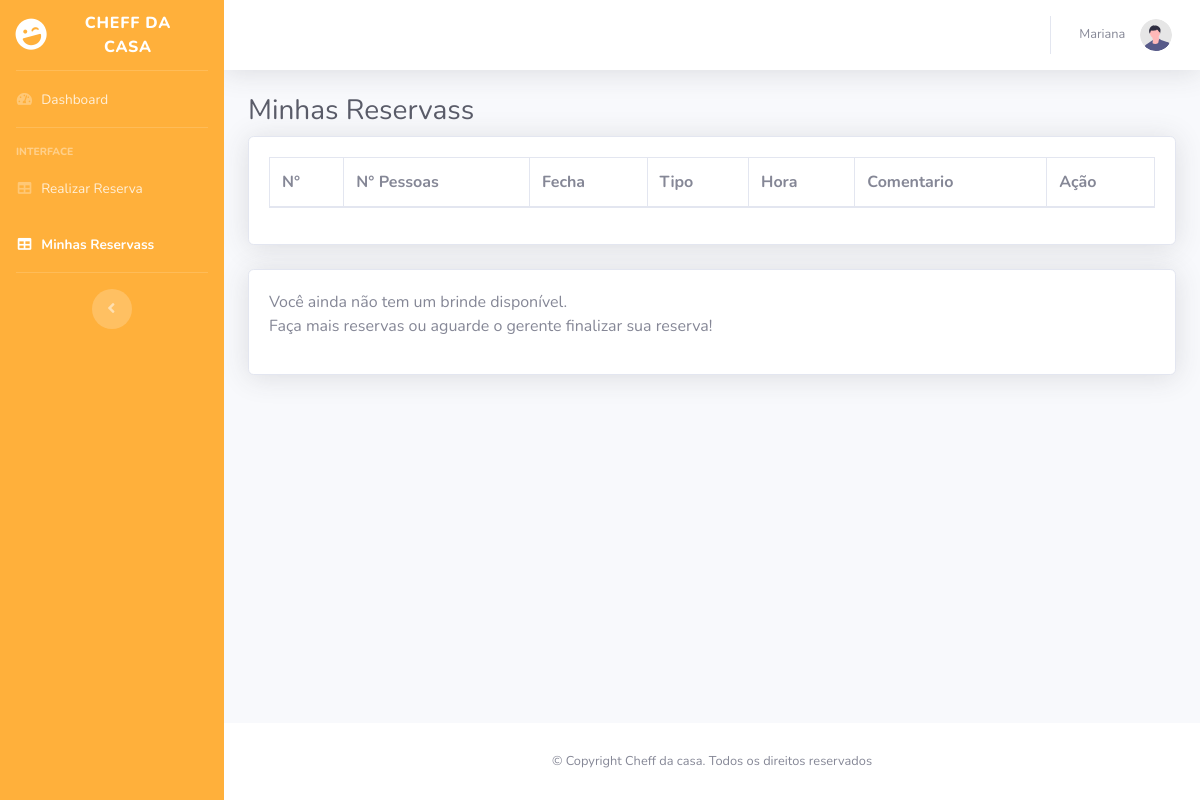
Before: /panel/listar-reserva.php (signed in) with the older database file.
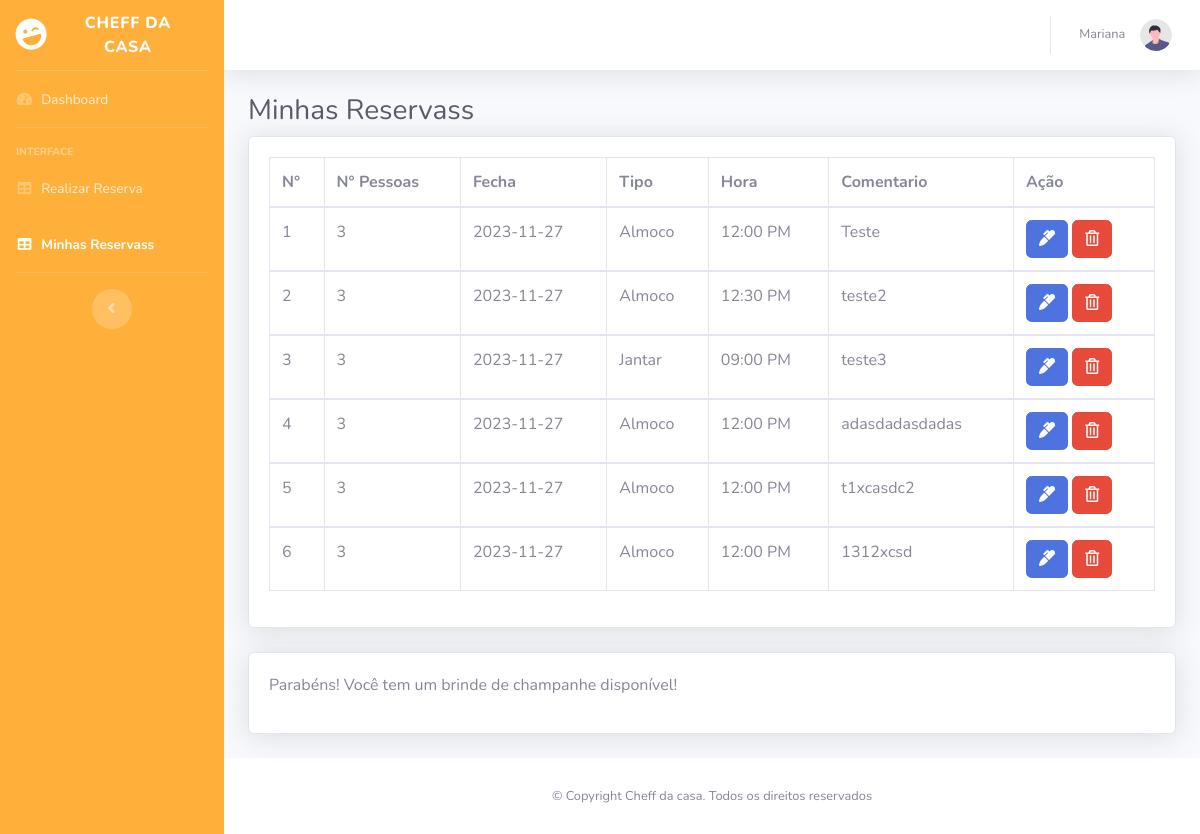
After: the same page with the newer database file.
### tables this page shows
CREATE TABLE `reserva` (
  `idr` int(11) NOT NULL,
  `quantidade` int(11) NOT NULL,
  `fechar` date DEFAULT NULL,
  `tipo` varchar(50) NOT NULL,
  `hora` varchar(20) DEFAULT NULL,
  `comentario` varchar(1500) DEFAULT NULL,
  `estado_id_status` int(11) NOT NULL,
  `usuario_idu` int(11) NOT NULL,
  `dataHoraCadastro` datetime DEFAULT NULL
);

### panel/listar-reserva.php (the view, shortened to what the changed rows need)
<?php
$id = $_SESSION['id'];
$brindeDisponivel = false;
try {
    $host = "localhost";
    $user = "root";
    $pass = "";
    $db = "reservando";
    $pdo = new PDO("mysql:host=$host;dbname=$db", $user, $pass);
    $stmt = $pdo->prepare("SELECT * FROM Brindes WHERE usuario_idu = :id AND status_brinde = 1");
    $stmt->execute(['id' => $id]);
    $brindeExistente = $stmt->fetch(PDO::FETCH_ASSOC);
    if ($brindeExistente) {
        $brindeDisponivel = false;
    } else {
        $stmt = $pdo->prepare("SELECT COUNT(*) AS num_reservas FROM Reserva WHERE usuario_idu = :id AND estado_id_status = 3 AND DataHoraCadastro > (SELECT MAX(DataHoraColeta) FROM Brindes WHERE usuario_idu = :id)");
        $stmt->execute(['id' => $id]);
        $resultado = $stmt->fetch(PDO::FETCH_ASSOC);
        $numeroDeReservas = $resultado['num_reservas'];
        if ($numeroDeReservas >= 3) {
            $codBrinde = mt_rand(10000000, 99999999);
            $dataHoraCadastro = date('Y-m-d H:i:s');
            $stmt = $pdo->prepare("INSERT INTO Brindes (cod_brinde, status_brinde, usuario_idu, dataHoraCadastro) VALUES (:codBrinde, 1, :idUsuario, NOW())");
            $stmt->execute(['codBrinde' => $codBrinde, 'idUsuario' => $id]);
            $brindeDisponivel = true;
        } else {
            $brindeDisponivel = false;
        }
    }
} catch (PDOException $e) {
    echo "Erro na conexão: " . $e->getMessage();
}
?>
<!DOCTYPE html>
<html lang="pt-br">
<head>
    <link href="vendor/fontawesome-free/css/all.min.css" rel="stylesheet" type="text/css">
    <link href="css/sb-admin-2.min.css" rel="stylesheet">
</head>
<body id="page-top">
    <div id="wrapper">
        <div id="content-wrapper" class="d-flex flex-column">
            <div id="content">
                <div class="container-fluid">
                    <h1 class="h3 mb-2 text-gray-800">Minhas Reservass</h1>
                    <div class="card shadow mb-4">
                        <div class="card-body">
                            <div class="table-responsive">
                                <table class="table table-bordered" id="dataTable" width="100%" cellspacing="0">
                                    <thead>
                                        <tr>
                                            <th>N°</th>
                                            <th>N° Pessoas</th>
                                            <th>Fecha</th>
                                            <th>Tipo</th>
                                            <th>Hora</th>
                                            <th>Comentario</th>
                                            <th>Ação</th>
                                        </tr>
                                    </thead>
                                    <?php
                                        $cont = 1;
                                        require("Config/Conexao.php");
                                        $sql = $Conexao->query("SELECT * FROM reserva WHERE usuario_idu = '$id'");
                                        while($resultado = $sql->fetch_assoc()) { ?>
                                    <tbody>
                                        <tr>
                                            <td><?php echo $cont; $cont++; ?></td>
                                            <td><?php echo $resultado['quantidade']; ?></td>
                                            <td><?php echo $resultado['fechar']; ?></td>
                                            <td><?php echo $resultado['tipo']; ?></td>
                                            <td><?php echo $resultado['hora']; ?></td>
                                            <td><?php echo $resultado['comentario']; ?></td>
                                            <td>
                                                <a href="editarReserva.php?id=<?php echo $resultado['idr']?>" class="btn btn-primary"><i class="fas fa-marker"></i></a>
                                                <a href="controlador/cancelarReserva.php?id=<?php echo $resultado['idr']?>" class="btn btn-danger"><i class="far fa-trash-alt"></i></a>
                                            </td>
                                        </tr>
                                        <?php } ?>
                                    </tbody>
                                </table>
                            </div>
                        </div>
                    </div>
                    <div class="card shadow mb-4">
                        <div class="card-body" id="status-brinde">
                            <?php
                                if ($brindeDisponivel) {
                                    echo "<p>Parabéns! Você tem um brinde de champanhe disponível!</p>";
                                } elseif ($brindeExistente && $brindeExistente['status_brinde'] == 1) {
                                    echo "<p>Parabéns! Você tem um brinde de champanhe disponível!</p>";
                                } else {
                                    echo "<p>Você ainda não tem um brinde disponível.<br> Faça mais reservas ou aguarde o gerente finalizar sua reserva!</p>";
                                }
                            ?>
                        </div>
                    </div>
                </div>
            </div>
        </div>
    </div>
</body>
</html>

Changed rows visible on the page:
added reserva: quantidade "3", fechar "2023-11-27", tipo "Almoco", hora "12:00 PM", comentario "Teste"
added reserva: quantidade "3", fechar "2023-11-27", tipo "Almoco", hora "12:30 PM", comentario "teste2"
added reserva: quantidade "3", fechar "2023-11-27", tipo "Jantar", hora "09:00 PM", comentario "teste3"
added reserva: quantidade "3", fechar "2023-11-27", tipo "Almoco", hora "12:00 PM", comentario "adasdadasdadas"
added reserva: quantidade "3", fechar "2023-11-27", tipo "Almoco", hora "12:00 PM", comentario "t1xcasdc2"
added reserva: quantidade "3", fechar "2023-11-27", tipo "Almoco", hora "12:00 PM", comentario "1312xcsd"
Other visible differences:
text no longer shown: "Você ainda não tem um brinde disponível. Faça mais reservas ou aguarde o gerente finalizar sua reserva!"
text now shown: "Parabéns! Você tem um brinde de champanhe disponível!"
